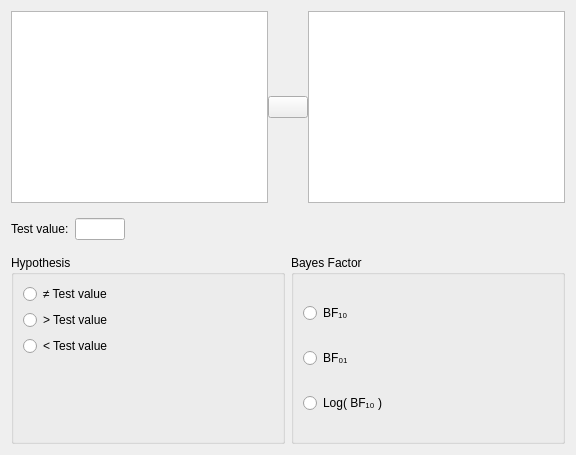
<?xml version="1.0" encoding="UTF-8"?>
<ui version="4.0">
 <class>BayesianBinomialTestForm</class>
 <widget class="QWidget" name="BayesianBinomialTestForm">
  <property name="geometry">
   <rect>
    <x>0</x>
    <y>0</y>
    <width>576</width>
    <height>455</height>
   </rect>
  </property>
  <property name="windowTitle">
   <string>Form</string>
  </property>
  <layout class="QGridLayout" name="gridLayout_2">
   <item row="0" column="0" colspan="2">
    <widget class="QWidget" name="topWidget" native="true">
     <layout class="QGridLayout" name="gridLayout_3">
      <property name="leftMargin">
       <number>0</number>
      </property>
      <property name="topMargin">
       <number>0</number>
      </property>
      <property name="rightMargin">
       <number>0</number>
      </property>
      <property name="bottomMargin">
       <number>0</number>
      </property>
      <property name="spacing">
       <number>0</number>
      </property>
      <item row="0" column="2">
       <widget class="BoundListView" name="variables"/>
      </item>
      <item row="0" column="0">
       <widget class="AvailableFieldsListView" name="listAvailableVariables"/>
      </item>
      <item row="0" column="1">
       <widget class="AssignButton" name="assignButton">
        <property name="maximumSize">
         <size>
          <width>60</width>
          <height>16777215</height>
         </size>
        </property>
        <property name="text">
         <string/>
        </property>
       </widget>
      </item>
     </layout>
    </widget>
   </item>
   <item row="1" column="0" colspan="2">
    <widget class="QWidget" name="widget_5" native="true">
     <property name="sizePolicy">
      <sizepolicy hsizetype="Preferred" vsizetype="Preferred">
       <horstretch>0</horstretch>
       <verstretch>0</verstretch>
      </sizepolicy>
     </property>
     <property name="minimumSize">
      <size>
       <width>240</width>
       <height>0</height>
      </size>
     </property>
     <layout class="QGridLayout" name="gridLayout">
      <property name="leftMargin">
       <number>0</number>
      </property>
      <item row="0" column="0">
       <widget class="QLabel" name="label_3">
        <property name="sizePolicy">
         <sizepolicy hsizetype="Fixed" vsizetype="Fixed">
          <horstretch>0</horstretch>
          <verstretch>0</verstretch>
         </sizepolicy>
        </property>
        <property name="text">
         <string>Test value:</string>
        </property>
       </widget>
      </item>
      <item row="0" column="1">
       <widget class="BoundTextBox" name="testValue">
        <property name="sizePolicy">
         <sizepolicy hsizetype="Fixed" vsizetype="Fixed">
          <horstretch>0</horstretch>
          <verstretch>0</verstretch>
         </sizepolicy>
        </property>
        <property name="minimumSize">
         <size>
          <width>50</width>
          <height>0</height>
         </size>
        </property>
        <property name="maximumSize">
         <size>
          <width>50</width>
          <height>16777215</height>
         </size>
        </property>
       </widget>
      </item>
      <item row="0" column="2">
       <spacer name="horizontalSpacer_2">
        <property name="orientation">
         <enum>Qt::Horizontal</enum>
        </property>
        <property name="sizeType">
         <enum>QSizePolicy::Expanding</enum>
        </property>
        <property name="sizeHint" stdset="0">
         <size>
          <width>5</width>
          <height>20</height>
         </size>
        </property>
       </spacer>
      </item>
     </layout>
    </widget>
   </item>
   <item row="2" column="0">
    <widget class="BoundGroupBox" name="hypothesis">
     <property name="sizePolicy">
      <sizepolicy hsizetype="Preferred" vsizetype="Preferred">
       <horstretch>0</horstretch>
       <verstretch>0</verstretch>
      </sizepolicy>
     </property>
     <property name="title">
      <string>Hypothesis</string>
     </property>
     <property name="flat">
      <bool>false</bool>
     </property>
     <layout class="QGridLayout" name="gridLayout_5">
      <item row="0" column="1" rowspan="3">
       <spacer name="horizontalSpacer">
        <property name="orientation">
         <enum>Qt::Horizontal</enum>
        </property>
        <property name="sizeType">
         <enum>QSizePolicy::Expanding</enum>
        </property>
        <property name="sizeHint" stdset="0">
         <size>
          <width>5</width>
          <height>20</height>
         </size>
        </property>
       </spacer>
      </item>
      <item row="1" column="0">
       <widget class="QRadioButton" name="_2groupOneGreater">
        <property name="sizePolicy">
         <sizepolicy hsizetype="Fixed" vsizetype="Fixed">
          <horstretch>0</horstretch>
          <verstretch>0</verstretch>
         </sizepolicy>
        </property>
        <property name="text">
         <string>&gt; Test value</string>
        </property>
       </widget>
      </item>
      <item row="0" column="0">
       <widget class="QRadioButton" name="_1notEqual">
        <property name="sizePolicy">
         <sizepolicy hsizetype="Fixed" vsizetype="Fixed">
          <horstretch>0</horstretch>
          <verstretch>0</verstretch>
         </sizepolicy>
        </property>
        <property name="text">
         <string>≠ Test value</string>
        </property>
       </widget>
      </item>
      <item row="2" column="0">
       <widget class="QRadioButton" name="_3groupTwoGreater">
        <property name="sizePolicy">
         <sizepolicy hsizetype="Fixed" vsizetype="Fixed">
          <horstretch>0</horstretch>
          <verstretch>0</verstretch>
         </sizepolicy>
        </property>
        <property name="text">
         <string>&lt; Test value</string>
        </property>
       </widget>
      </item>
      <item row="3" column="0">
       <spacer name="verticalSpacer">
        <property name="orientation">
         <enum>Qt::Vertical</enum>
        </property>
        <property name="sizeHint" stdset="0">
         <size>
          <width>20</width>
          <height>5</height>
         </size>
        </property>
       </spacer>
      </item>
     </layout>
    </widget>
   </item>
   <item row="2" column="1">
    <widget class="BoundGroupBox" name="bayesFactorType">
     <property name="title">
      <string>Bayes Factor</string>
     </property>
     <property name="flat">
      <bool>false</bool>
     </property>
     <layout class="QGridLayout" name="gridLayout_13">
      <item row="0" column="0">
       <widget class="QRadioButton" name="_1">
        <property name="sizePolicy">
         <sizepolicy hsizetype="Fixed" vsizetype="Fixed">
          <horstretch>0</horstretch>
          <verstretch>0</verstretch>
         </sizepolicy>
        </property>
        <property name="text">
         <string>BF₁₀</string>
        </property>
       </widget>
      </item>
      <item row="1" column="0">
       <widget class="QRadioButton" name="_2">
        <property name="sizePolicy">
         <sizepolicy hsizetype="Fixed" vsizetype="Fixed">
          <horstretch>0</horstretch>
          <verstretch>0</verstretch>
         </sizepolicy>
        </property>
        <property name="text">
         <string>BF₀₁</string>
        </property>
       </widget>
      </item>
      <item row="2" column="0">
       <widget class="QRadioButton" name="_3">
        <property name="sizePolicy">
         <sizepolicy hsizetype="Fixed" vsizetype="Fixed">
          <horstretch>0</horstretch>
          <verstretch>0</verstretch>
         </sizepolicy>
        </property>
        <property name="text">
         <string>Log( BF₁₀ )</string>
        </property>
       </widget>
      </item>
      <item row="1" column="1">
       <spacer name="horizontalSpacer_3">
        <property name="orientation">
         <enum>Qt::Horizontal</enum>
        </property>
        <property name="sizeHint" stdset="0">
         <size>
          <width>40</width>
          <height>20</height>
         </size>
        </property>
       </spacer>
      </item>
     </layout>
    </widget>
   </item>
  </layout>
 </widget>
 <customwidgets>
  <customwidget>
   <class>AssignButton</class>
   <extends>QPushButton</extends>
   <header>widgets/assignbutton.h</header>
  </customwidget>
  <customwidget>
   <class>AvailableFieldsListView</class>
   <extends>QListView</extends>
   <header>widgets/availablefieldslistview.h</header>
  </customwidget>
  <customwidget>
   <class>BoundListView</class>
   <extends>QListView</extends>
   <header>widgets/boundlistview.h</header>
  </customwidget>
  <customwidget>
   <class>BoundTextBox</class>
   <extends>QLineEdit</extends>
   <header>widgets/boundtextbox.h</header>
  </customwidget>
  <customwidget>
   <class>BoundGroupBox</class>
   <extends>QGroupBox</extends>
   <header>widgets/boundgroupbox.h</header>
   <container>1</container>
  </customwidget>
 </customwidgets>
 <resources/>
 <connections/>
</ui>
